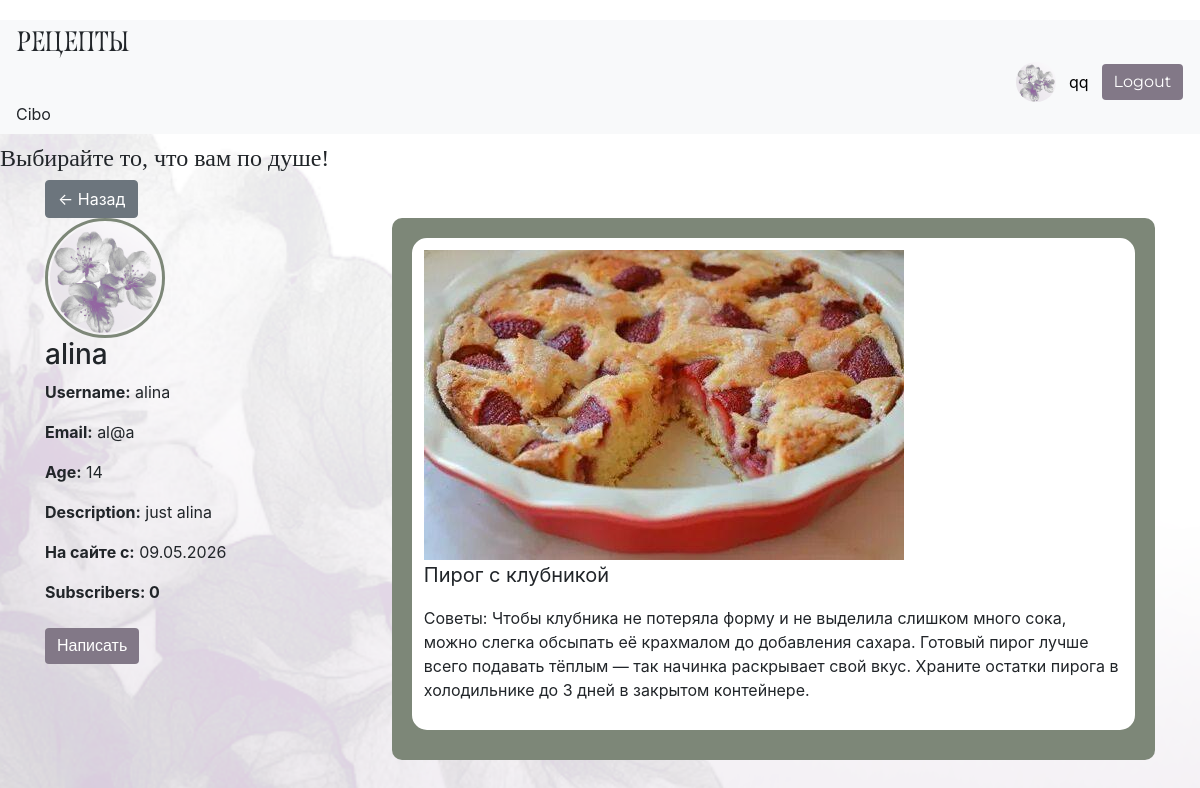
/profile/3 (signed in), run on the app's committed database.
### data/user.py (models this page shows, shortened)
class User(SqlAlchemyBase, UserMixin):
    __tablename__ = 'users'
    id = sa.Column(sa.Integer, primary_key=True, autoincrement=True)
    email = sa.Column(sa.String, index=True, unique=True, nullable=False)
    username = sa.Column(sa.String, nullable=True)
    name = sa.Column(sa.String, nullable=True)
    age = sa.Column(sa.Integer, nullable=True)
    description = sa.Column(sa.String, nullable=True)
    hashed_password = sa.Column(sa.String, nullable=True)
    avatar = sa.Column(sa.String, nullable=True)
    subscribers = sa.Column(sa.Integer, default=0)
    created_at = sa.Column(sa.DateTime, default=sa.func.now())
    recipes = relationship("Recipe", back_populates="user")

### data/recipes.py (models this page shows)
class Recipe(SqlAlchemyBase):
    __tablename__ = 'recipes'
    id = sa.Column(sa.Integer, primary_key=True, autoincrement=True)
    user_id = sa.Column(sa.Integer, sa.ForeignKey('users.id'))
    created_at = sa.Column(sa.DateTime, default=sa.func.now())
    title = sa.Column(sa.String, nullable=True)
    text = sa.Column(sa.String, nullable=True)
    image = sa.Column(sa.String, nullable=True)
    category = sa.Column(sa.String, nullable=True)
    cuisine = sa.Column(sa.String, nullable=True)
    complexity = sa.Column(sa.Integer, nullable=True)
    ingredients = sa.Column(sa.String, nullable=False)
    cooking_time = sa.Column(sa.Integer, nullable=True)
    type = sa.Column(sa.String, nullable=True)
    likes = sa.Column(sa.Integer, default=0)
    views = sa.Column(sa.Integer, default=0)
    food_intake = sa.Column(sa.String, nullable=True)
    manual = sa.Column(sa.String, nullable=True)
    user = relationship("User", back_populates="recipes")
    comments = relationship("Comment", back_populates="recipe", cascade="all, delete")

### main.py (the view)
@app.route('/profile/<int:user_id>')
def profile(user_id):
    session = create_session()
    user = session.get(User, user_id)
    if not user:
        return "Пользователь не найден"
    recipes = session.query(Recipe).filter(Recipe.user_id == user.id).all()
    return render_template("profile.html", user=user, recipes=recipes)

### data/db_session.py (called while the page is built)
def create_session() -> Session:
    global __factory
    return __factory()

### main.py (called while the page is built)
@login_manager.user_loader
def load_user(user_id):
    session = create_session()
    return session.get(User, user_id)

### templates/profile.html (shortened to what this page needs)
{% extends "base.html" %}
{% block content %}
<a href="{{'/'}}" class="btn btn-secondary">← Назад</a>
<div class="profile-container">
    <div class="profile-left">
        <img src="{{ url_for('static', filename=user.avatar or 'img/base_av.png') }}"
             class="profile-avatar">
        <h3>{{ user.name }}</h3>
        <p><b>Username:</b> {{ user.username }}</p>
        <p><b>Email:</b> {{ user.email }}</p>
        <p><b>Age:</b> {{ user.age }}</p>
        <p><b>Description:</b> {{ user.description }}</p>
        <p><b>На сайте с:</b> {{ user.created_at.strftime('%d.%m.%Y') }}</p>
        <p>
            <b>
                {% if user.subscribers > 0 %}
                    <a href="{{ url_for('subscribers', user_id=user.id) }}"
                       style="text-decoration: none; color: inherit;">
                       Subscribers: {{ user.subscribers }}
                    </a>
                {% else %}
                    Subscribers: {{ user.subscribers }}
                {% endif %}
            </b>
        </p>
        {% if current_user.is_authenticated and current_user.id == user.id %}
            <a href="/edit_profile" class="btn btn-custom-green mt-2">
                Редактировать
            </a>
            <a href="/chats" class="btn btn-custom-purple mt-2">Чаты</a>
            <a href="/subscriptions" class="btn btn-sm btn-dark mt-2">
                Мои подписки
            </a>
        {% else %}
            <a href="/chat/{{ user.id }}" class="btn btn-custom-purple mt-2">
                Написать
            </a>
        {% endif %}
    </div>
    <div class="profile-right">
        {% if recipes %}
            {% for recipe in recipes %}
                <div class="recipe-card">
                    {% if recipe.image %}
                        <img src="{{ url_for('static', filename=recipe.image) }}">
                    {% endif %}
                    <p style="font-size: 20px;">{{ recipe.title }}</p>
                    <p>{{ recipe.text }}</p>
                </div>
            {% endfor %}
        {% else %}
            <div class="no-recipes">
                {{ user.name }} пока не опубликовал(а) ни одного рецепта
            </div>
        {% endif %}
    </div>
</div>
{% endblock %}

### templates/base.html (shortened to what this page needs)
<!DOCTYPE html>
<html lang="en">
<head>
    <link rel="stylesheet"
          href="https://stackpath.bootstrapcdn.com/bootstrap/4.4.1/css/bootstrap.min.css"
>
    <link rel="stylesheet" href="{{ url_for('static', filename='css/style.css') }}">
</head>
<body>
<header>
    <nav class="navbar navbar-light bg-light d-flex justify-content-between">
        <h3 class="mb-0 logo-text">Рецепты</h3>
        <div class="d-flex align-items-center">
            {% if current_user.is_authenticated %}
                 <a href="/profile/{{ current_user.id }}" class="d-flex align-items-center user-link">
                     <img src="{{ url_for('static', filename=current_user.avatar or 'img/base_av.png') }}"
                          style="width:40px; height:40px; border-radius:50%; object-fit:cover; margin-right:8px;">
                     <span class="mr-2">
                         {{ current_user.name }}
                     </span>
                 </a>
                 <a href="/logout" class="btn btn-custom-purple">Logout</a>
            {% else %}
                 <a href="/register" class="btn btn-custom-green">Register</a>
                 <a href="/login" class="btn btn-custom-purple">Sign in</a>
            {% endif %}
        </div>
        <span class="mr-3">Cibo</span>
    </nav>
    <h4 class="header h4">Выбирайте то, что вам по душе!</h4>
</header>
<main role="main" class="container">
    {% block content %}{% endblock %}
</main>
<link href="https://cdn.jsdelivr.net/npm/sweetalert2@11/dist/sweetalert2.min.css" rel="stylesheet">
</body>
</html>

### static/css/style.css (style rules this page uses)
body { background-image: url('/static/img/fon.png'); background-size: cover; background-repeat: no-repeat; background-position: center; background-attachment: fixed; padding-top: 20px; }
.btn-custom-purple { background-color: #827887; color: white; border: none; font-family: 'Montserrat', sans-serif; }
.logo-text { font-family: 'Roshcha', serif !important; }
header h4 { font-family: 'Playfair Display', serif; font-size: 22px; margin-top: 10px; }
.navbar .d-flex.align-items-center { margin-left: 500px; gap: 5px; }
.profile-container { display: flex; gap: 20px; }
.profile-left { width: 30%; }
.profile-avatar { width: 120px; height: 120px; border-radius: 50%; object-fit: cover; border: 3px solid #7d8778; padding: 2px; }
.profile-right { width: 70%; background-color: #7d8778; padding: 20px; border-radius: 10px; }
.user-link { text-decoration: none; color: black; }
.recipe-card { background: white; border-radius: 15px; padding: 10px; margin-bottom: 10px; border: 2px solid white; }
.recipe-card { background: white; border-radius: 15px; padding: 10px; }

### data on the page
User: name "qq"
User: name "alina", username "alina", email "al@a", age "14", description "just alina", created_at "09.05.2026", subscribers "0"
Recipe: image (picture), title "Пирог с клубникой", text "Советы: Чтобы клубника не потеряла форму и не выделила слишком много сока, можно слегка обсыпать её крахмалом до добавления сахара. Готовый пирог лучше всего подавать тёплым — так начинка раскрывает свой вкус. Храните остатки пирога в холодильнике до 3 дней в закрытом контейнере."
